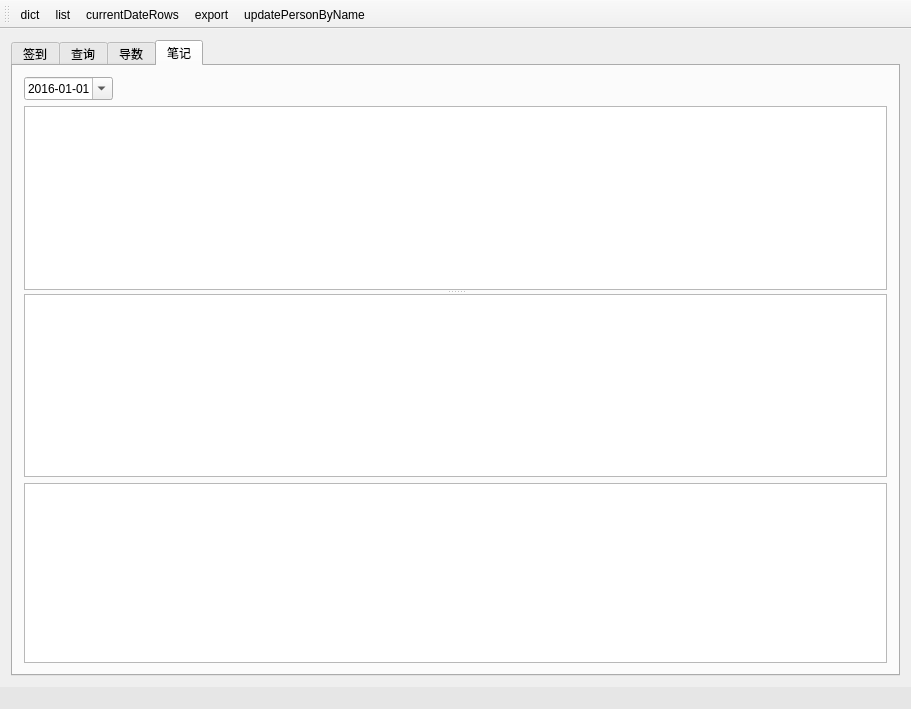
<?xml version="1.0" encoding="UTF-8"?>
<ui version="4.0">
 <class>MainWindow</class>
 <widget class="QMainWindow" name="MainWindow">
  <property name="geometry">
   <rect>
    <x>0</x>
    <y>0</y>
    <width>911</width>
    <height>709</height>
   </rect>
  </property>
  <property name="windowTitle">
   <string>签到程序</string>
  </property>
  <property name="unifiedTitleAndToolBarOnMac">
   <bool>true</bool>
  </property>
  <widget class="QWidget" name="centralWidget">
   <layout class="QHBoxLayout" name="horizontalLayout">
    <item>
     <widget class="QTabWidget" name="tabWidget">
      <property name="sizePolicy">
       <sizepolicy hsizetype="Expanding" vsizetype="Expanding">
        <horstretch>0</horstretch>
        <verstretch>0</verstretch>
       </sizepolicy>
      </property>
      <property name="styleSheet">
       <string notr="true"/>
      </property>
      <property name="tabPosition">
       <enum>QTabWidget::North</enum>
      </property>
      <property name="currentIndex">
       <number>3</number>
      </property>
      <property name="elideMode">
       <enum>Qt::ElideRight</enum>
      </property>
      <property name="usesScrollButtons">
       <bool>true</bool>
      </property>
      <property name="documentMode">
       <bool>false</bool>
      </property>
      <property name="tabsClosable">
       <bool>false</bool>
      </property>
      <property name="tabBarAutoHide">
       <bool>false</bool>
      </property>
      <widget class="QWidget" name="tabSign">
       <attribute name="title">
        <string>签到</string>
       </attribute>
       <layout class="QVBoxLayout" name="verticalLayout">
        <item>
         <widget class="QGroupBox" name="signEdit">
          <property name="font">
           <font>
            <family>PingFang SC</family>
            <pointsize>14</pointsize>
           </font>
          </property>
          <layout class="QHBoxLayout" name="horizontalLayout_2">
           <item>
            <widget class="QLabel" name="labelName">
             <property name="text">
              <string/>
             </property>
            </widget>
           </item>
           <item>
            <widget class="QLineEdit" name="lineEditEname">
             <property name="frame">
              <bool>true</bool>
             </property>
             <property name="placeholderText">
              <string>姓名：</string>
             </property>
             <property name="clearButtonEnabled">
              <bool>false</bool>
             </property>
            </widget>
           </item>
           <item>
            <widget class="QLabel" name="labelGender">
             <property name="text">
              <string/>
             </property>
            </widget>
           </item>
           <item>
            <widget class="QComboBox" name="comboBoxEgender">
             <property name="editable">
              <bool>true</bool>
             </property>
             <item>
              <property name="text">
               <string>女</string>
              </property>
             </item>
             <item>
              <property name="text">
               <string>男</string>
              </property>
             </item>
            </widget>
           </item>
           <item>
            <widget class="QLabel" name="labelPhone">
             <property name="text">
              <string/>
             </property>
            </widget>
           </item>
           <item>
            <widget class="QLineEdit" name="lineEditEphone">
             <property name="placeholderText">
              <string>电话：</string>
             </property>
            </widget>
           </item>
           <item>
            <widget class="QLabel" name="labelBirth">
             <property name="text">
              <string>生日：</string>
             </property>
            </widget>
           </item>
           <item>
            <widget class="QDateEdit" name="dateEditEBirth">
             <property name="buttonSymbols">
              <enum>QAbstractSpinBox::NoButtons</enum>
             </property>
             <property name="displayFormat">
              <string>yyyy-MM-dd</string>
             </property>
            </widget>
           </item>
           <item>
            <widget class="QLabel" name="labelDate">
             <property name="text">
              <string/>
             </property>
            </widget>
           </item>
           <item>
            <widget class="QDateEdit" name="dateEditEcurrent">
             <property name="buttonSymbols">
              <enum>QAbstractSpinBox::NoButtons</enum>
             </property>
             <property name="currentSection">
              <enum>QDateTimeEdit::YearSection</enum>
             </property>
             <property name="displayFormat">
              <string>yyyy-MM-dd</string>
             </property>
            </widget>
           </item>
           <item>
            <widget class="QPushButton" name="pushButtonEsave">
             <property name="font">
              <font>
               <family>STLiti</family>
              </font>
             </property>
             <property name="text">
              <string>保存</string>
             </property>
             <property name="shortcut">
              <string>Return</string>
             </property>
             <property name="flat">
              <bool>true</bool>
             </property>
            </widget>
           </item>
          </layout>
         </widget>
        </item>
        <item>
         <widget class="QTableView" name="tableViewDict">
          <property name="editTriggers">
           <set>QAbstractItemView::NoEditTriggers</set>
          </property>
          <property name="defaultDropAction">
           <enum>Qt::IgnoreAction</enum>
          </property>
          <property name="alternatingRowColors">
           <bool>true</bool>
          </property>
          <property name="selectionMode">
           <enum>QAbstractItemView::SingleSelection</enum>
          </property>
          <property name="selectionBehavior">
           <enum>QAbstractItemView::SelectRows</enum>
          </property>
          <attribute name="horizontalHeaderCascadingSectionResizes">
           <bool>false</bool>
          </attribute>
         </widget>
        </item>
        <item>
         <widget class="QTableView" name="tableViewSigns">
          <property name="alternatingRowColors">
           <bool>true</bool>
          </property>
         </widget>
        </item>
       </layout>
      </widget>
      <widget class="QWidget" name="tabQuery">
       <attribute name="title">
        <string>查询</string>
       </attribute>
       <layout class="QVBoxLayout" name="verticalLayout_2">
        <item>
         <widget class="QGroupBox" name="queryGroup">
          <layout class="QHBoxLayout" name="horizontalLayout_3">
           <item>
            <widget class="QLabel" name="labelQName">
             <property name="text">
              <string/>
             </property>
            </widget>
           </item>
           <item>
            <widget class="QLineEdit" name="lineEditQName">
             <property name="placeholderText">
              <string>姓名：</string>
             </property>
            </widget>
           </item>
           <item>
            <widget class="QLabel" name="labelQGender">
             <property name="text">
              <string/>
             </property>
            </widget>
           </item>
           <item>
            <widget class="QComboBox" name="comboBoxQGender">
             <item>
              <property name="text">
               <string>女</string>
              </property>
             </item>
             <item>
              <property name="text">
               <string>男</string>
              </property>
             </item>
             <item>
              <property name="text">
               <string/>
              </property>
             </item>
            </widget>
           </item>
           <item>
            <widget class="QLabel" name="labelQDay">
             <property name="text">
              <string>(生日) 日:</string>
             </property>
            </widget>
           </item>
           <item>
            <widget class="QSpinBox" name="spinBoxDay">
             <property name="minimumSize">
              <size>
               <width>48</width>
               <height>24</height>
              </size>
             </property>
             <property name="showGroupSeparator" stdset="0">
              <bool>false</bool>
             </property>
             <property name="displayIntegerBase">
              <number>10</number>
             </property>
            </widget>
           </item>
           <item>
            <widget class="QLabel" name="labelQMonth">
             <property name="text">
              <string>(生日) 月：</string>
             </property>
            </widget>
           </item>
           <item>
            <widget class="QSpinBox" name="spinBoxMonth"/>
           </item>
           <item>
            <widget class="QLabel" name="labelQPhone">
             <property name="text">
              <string/>
             </property>
            </widget>
           </item>
           <item>
            <widget class="QLineEdit" name="lineEditQPhone">
             <property name="placeholderText">
              <string>电话：</string>
             </property>
            </widget>
           </item>
           <item>
            <widget class="QPushButton" name="pushButtonQ">
             <property name="text">
              <string>query</string>
             </property>
             <property name="flat">
              <bool>false</bool>
             </property>
            </widget>
           </item>
          </layout>
         </widget>
        </item>
        <item>
         <widget class="QSplitter" name="splitter">
          <property name="orientation">
           <enum>Qt::Vertical</enum>
          </property>
          <widget class="QTableView" name="tableViewQDict">
           <property name="sizeAdjustPolicy">
            <enum>QAbstractScrollArea::AdjustToContents</enum>
           </property>
           <property name="editTriggers">
            <set>QAbstractItemView::NoEditTriggers</set>
           </property>
           <property name="selectionMode">
            <enum>QAbstractItemView::SingleSelection</enum>
           </property>
           <property name="selectionBehavior">
            <enum>QAbstractItemView::SelectRows</enum>
           </property>
          </widget>
          <widget class="QTableView" name="tableView">
           <property name="sizeAdjustPolicy">
            <enum>QAbstractScrollArea::AdjustToContents</enum>
           </property>
          </widget>
         </widget>
        </item>
       </layout>
      </widget>
      <widget class="QWidget" name="tabData">
       <attribute name="title">
        <string>导数</string>
       </attribute>
       <widget class="QGroupBox" name="groupBoxDataExport">
        <property name="geometry">
         <rect>
          <x>220</x>
          <y>270</y>
          <width>461</width>
          <height>73</height>
         </rect>
        </property>
        <property name="title">
         <string>==&gt; 按日期导出签到数据: &lt;==</string>
        </property>
        <layout class="QHBoxLayout" name="horizontalLayout_4">
         <item>
          <widget class="QDateEdit" name="dateEditDataExportStart">
           <property name="displayFormat">
            <string>yyyy-MM-dd</string>
           </property>
           <property name="calendarPopup">
            <bool>true</bool>
           </property>
          </widget>
         </item>
         <item>
          <widget class="QDateEdit" name="dateEditDataExportEnd">
           <property name="displayFormat">
            <string>yyyy-MM-dd</string>
           </property>
           <property name="calendarPopup">
            <bool>true</bool>
           </property>
          </widget>
         </item>
         <item>
          <widget class="QPushButton" name="pushButtonDataExport">
           <property name="text">
            <string>导出数据</string>
           </property>
          </widget>
         </item>
        </layout>
       </widget>
       <widget class="QGroupBox" name="groupBox">
        <property name="geometry">
         <rect>
          <x>220</x>
          <y>340</y>
          <width>461</width>
          <height>70</height>
         </rect>
        </property>
        <property name="title">
         <string>==&gt; 导入数据，拖拽文件到下面松开，点击导入数据即可：&lt;==</string>
        </property>
        <layout class="QHBoxLayout" name="horizontalLayout_5">
         <item>
          <widget class="QLineEdit" name="lineEditDataImport">
           <property name="acceptDrops">
            <bool>false</bool>
           </property>
           <property name="dragEnabled">
            <bool>true</bool>
           </property>
           <property name="clearButtonEnabled">
            <bool>true</bool>
           </property>
          </widget>
         </item>
         <item>
          <widget class="QPushButton" name="pushButtonDataImport">
           <property name="text">
            <string>导入数据</string>
           </property>
          </widget>
         </item>
        </layout>
       </widget>
       <widget class="QLabel" name="label">
        <property name="geometry">
         <rect>
          <x>290</x>
          <y>240</y>
          <width>331</width>
          <height>16</height>
         </rect>
        </property>
        <property name="frameShape">
         <enum>QFrame::Panel</enum>
        </property>
        <property name="frameShadow">
         <enum>QFrame::Raised</enum>
        </property>
        <property name="text">
         <string>贤二，请注意数据安全，不要通过网络传播此数据！！！</string>
        </property>
       </widget>
       <widget class="QLabel" name="labelAlert">
        <property name="geometry">
         <rect>
          <x>110</x>
          <y>150</y>
          <width>701</width>
          <height>20</height>
         </rect>
        </property>
        <property name="text">
         <string/>
        </property>
       </widget>
      </widget>
      <widget class="QWidget" name="tab">
       <attribute name="title">
        <string>笔记</string>
       </attribute>
       <layout class="QVBoxLayout" name="verticalLayout_3">
        <item>
         <layout class="QHBoxLayout" name="horizontalLayout_6">
          <item>
           <widget class="QDateEdit" name="dateEditNote">
            <property name="acceptDrops">
             <bool>false</bool>
            </property>
            <property name="accelerated">
             <bool>false</bool>
            </property>
            <property name="currentSection">
             <enum>QDateTimeEdit::MonthSection</enum>
            </property>
            <property name="displayFormat">
             <string>yyyy-MM-dd</string>
            </property>
            <property name="calendarPopup">
             <bool>true</bool>
            </property>
            <property name="date">
             <date>
              <year>2016</year>
              <month>1</month>
              <day>1</day>
             </date>
            </property>
           </widget>
          </item>
          <item>
           <spacer name="horizontalSpacer">
            <property name="orientation">
             <enum>Qt::Horizontal</enum>
            </property>
            <property name="sizeHint" stdset="0">
             <size>
              <width>40</width>
              <height>20</height>
             </size>
            </property>
           </spacer>
          </item>
         </layout>
        </item>
        <item>
         <widget class="QSplitter" name="splitter_2">
          <property name="orientation">
           <enum>Qt::Vertical</enum>
          </property>
          <widget class="QTableView" name="tableViewNoteHuman"/>
          <widget class="QTableView" name="tableViewNoteList"/>
         </widget>
        </item>
        <item>
         <widget class="QPlainTextEdit" name="plainTextEditNote"/>
        </item>
       </layout>
      </widget>
     </widget>
    </item>
   </layout>
  </widget>
  <widget class="QStatusBar" name="statusBar">
   <property name="styleSheet">
    <string notr="true">background-color: rgb(230, 230, 230);</string>
   </property>
  </widget>
  <widget class="QMenuBar" name="menuBar">
   <property name="geometry">
    <rect>
     <x>0</x>
     <y>0</y>
     <width>911</width>
     <height>22</height>
    </rect>
   </property>
  </widget>
  <widget class="QToolBar" name="toolBarQuery">
   <property name="windowTitle">
    <string>toolBar</string>
   </property>
   <attribute name="toolBarArea">
    <enum>TopToolBarArea</enum>
   </attribute>
   <attribute name="toolBarBreak">
    <bool>false</bool>
   </attribute>
   <addaction name="actionDict"/>
   <addaction name="actionList"/>
   <addaction name="actionCurrentDateRows"/>
   <addaction name="actionExport"/>
   <addaction name="actionUpdatePerson"/>
  </widget>
  <action name="actionDict">
   <property name="text">
    <string>dict</string>
   </property>
  </action>
  <action name="actionList">
   <property name="text">
    <string>list</string>
   </property>
  </action>
  <action name="actionCurrentDateRows">
   <property name="text">
    <string>currentDateRows</string>
   </property>
  </action>
  <action name="actionExport">
   <property name="text">
    <string>export</string>
   </property>
   <property name="toolTip">
    <string>备份数据库到文档路径</string>
   </property>
  </action>
  <action name="actionUpdatePerson">
   <property name="text">
    <string>updatePersonByName</string>
   </property>
  </action>
 </widget>
 <layoutdefault spacing="6" margin="11"/>
 <tabstops>
  <tabstop>lineEditEname</tabstop>
  <tabstop>comboBoxEgender</tabstop>
  <tabstop>lineEditEphone</tabstop>
  <tabstop>dateEditEBirth</tabstop>
  <tabstop>dateEditEcurrent</tabstop>
  <tabstop>pushButtonEsave</tabstop>
  <tabstop>tableViewDict</tabstop>
  <tabstop>tableViewSigns</tabstop>
  <tabstop>tableViewQDict</tabstop>
  <tabstop>tableView</tabstop>
 </tabstops>
 <resources/>
 <connections/>
</ui>
